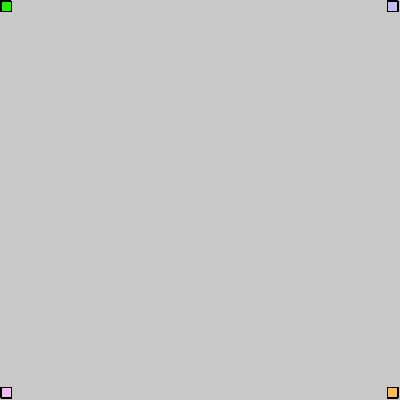
Frame 1 (no input)
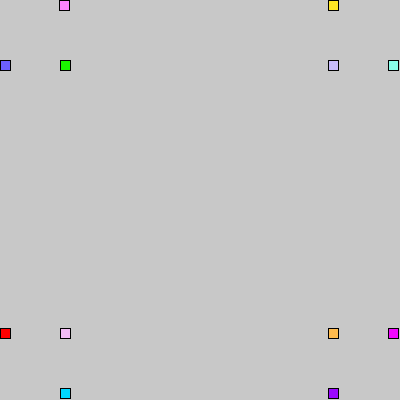
Frame 60 (the mouse pressed at the canvas centre just before this capture)
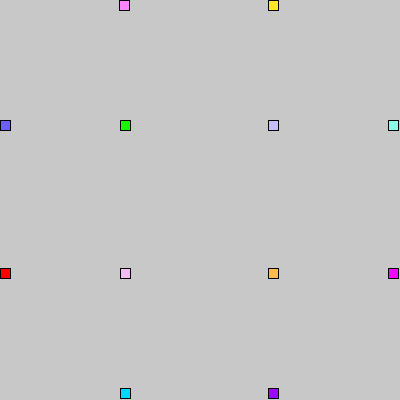
Frame 120 (the mouse held since frame 60 and released just before this capture)

The Processing sketch that drew these frames (run headless with seeded random() and noise(); from frame 60 on, the mouse is pressed at the canvas centre):

// Processing sketch: keira_color_square_all_corner_move
// ── keira_color_square_all_corner_move.pde

int a = 0;

void setup()
{
  size(400, 400);
}

void draw()
{
  fill(253, 131, 255);
  background(200, 200, 200, 200);
  
  //top left corner
  rect(a, 0, 10, 10);
  a= a + 1;
  fill( 108, 95, 255);
  rect(0, a, 10, 10);
  fill(27, 245, 0);
  rect (a, a, 10, 10);
  
  //top right corner
  fill(137,255,234);
  rect(388,0+a,10,10);
  fill(255,230,36);
  rect(388-a,0,10,10);
  fill(199,187,250);
  rect(388-a,0+a,10,10);
  
  //bottom left  corner
  fill(255,0,0);
  rect(0,388-a,10,10);
  fill(0,215,255);
  rect(a,388,10,10);
  fill(242,188,245);
  rect(a,388-a,10,10);
  
  //bottom right corner
  fill(242,8,255);
  rect(388,388-a,10,10);
  fill(155,8,255);
  rect(388-a,388,10,10);
  fill(255,187,77);
  rect(388-a,388-a,10,10);
  
  if ( a>= 406)
{
  a = 0;
}

}
